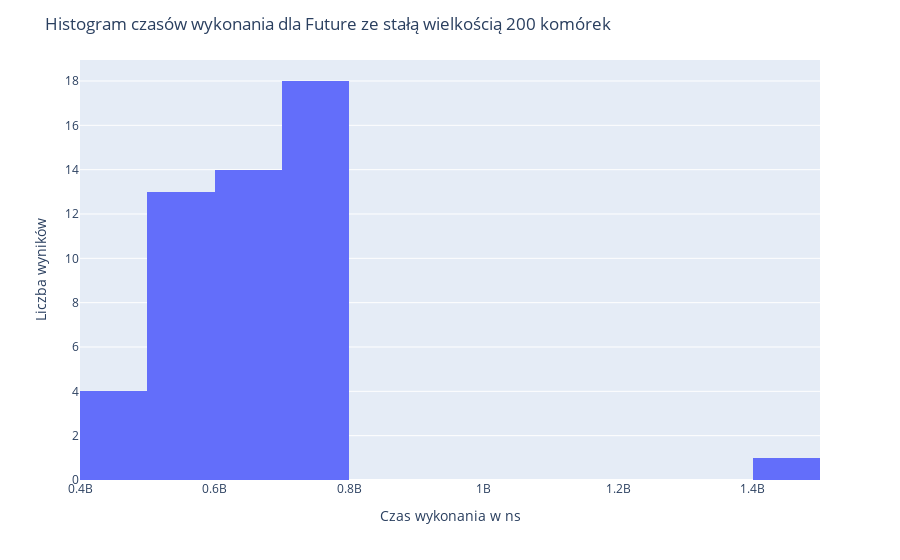

Write notebook code for a chart like this one.
### Code cell
df = pd.DataFrame(read_data("Wyniki/Parallel_Future_fix_chunk_200_game_of_life_performance.txt"))

fix_chunk_200_mean_ms = df[0].mean()/ 1e6
print(f'Średnia: {fix_chunk_200_mean_ms:0.2f} ms')

fig = px.histogram(df, x=0)
fig.update_xaxes(title='Czas wykonania w ns')
fig.update_yaxes(title='Liczba wyników')
fig.update_layout(title='Histogram czasów wykonania dla Future ze stałą wielkością 200 komórek')
fig.show()
fig.write_image("images/Parallel_Future_fix_chunk_200_game_of_life_performance.png", scale=3)

### Figure 1 — Plotly figure (JSON) as saved in the notebook; plotly's stock layout.template omitted (floating-point values rounded to 4 significant figures)
{"data": [{"alignmentgroup": "True", "bingroup": "x", "hoverlabel": {"namelength": 0}, "hovertemplate": "0=%{x}<br>count=%{y}", "legendgroup": "", "marker": {"color": "#636efa"}, "name": "", "offsetgroup": "", "orientation": "v", "showlegend": false, "type": "histogram", "x": [1458508836, 562889295, 653433140, 667597548, 665914506, 663833091, 659457406, 676372681, 420889531, 502183481, 679141820, 694101195, 714120809, 745335046, 707772225, 478016357, 507644470, 689912541, 689751201, 693182665, 710556521, 552793548, 519468124, 682584233, 710246288, 711770032, 737670522, 550367696, 687939752, 729275009, 698418473, 543819730, 530103025, 704769633, 706130156, 491307709, 527497515, 712343604, 704865146, 546962774, 546690310, 721131153, 701908893, 462207459, 542803091, 735834988, 721877646, 719441622, 707737308, 545944768], "xaxis": "x", "yaxis": "y"}], "layout": {"barmode": "relative", "legend": {"tracegroupgap": 0}, "margin": {"t": 60}, "title": {"text": "Histogram czasów wykonania dla Future ze stałą wielkością 200 komórek"}, "xaxis": {"anchor": "y", "domain": [0, 1], "title": {"text": "Czas wykonania w ns"}}, "yaxis": {"anchor": "x", "domain": [0, 1], "title": {"text": "Liczba wyników"}}}}
